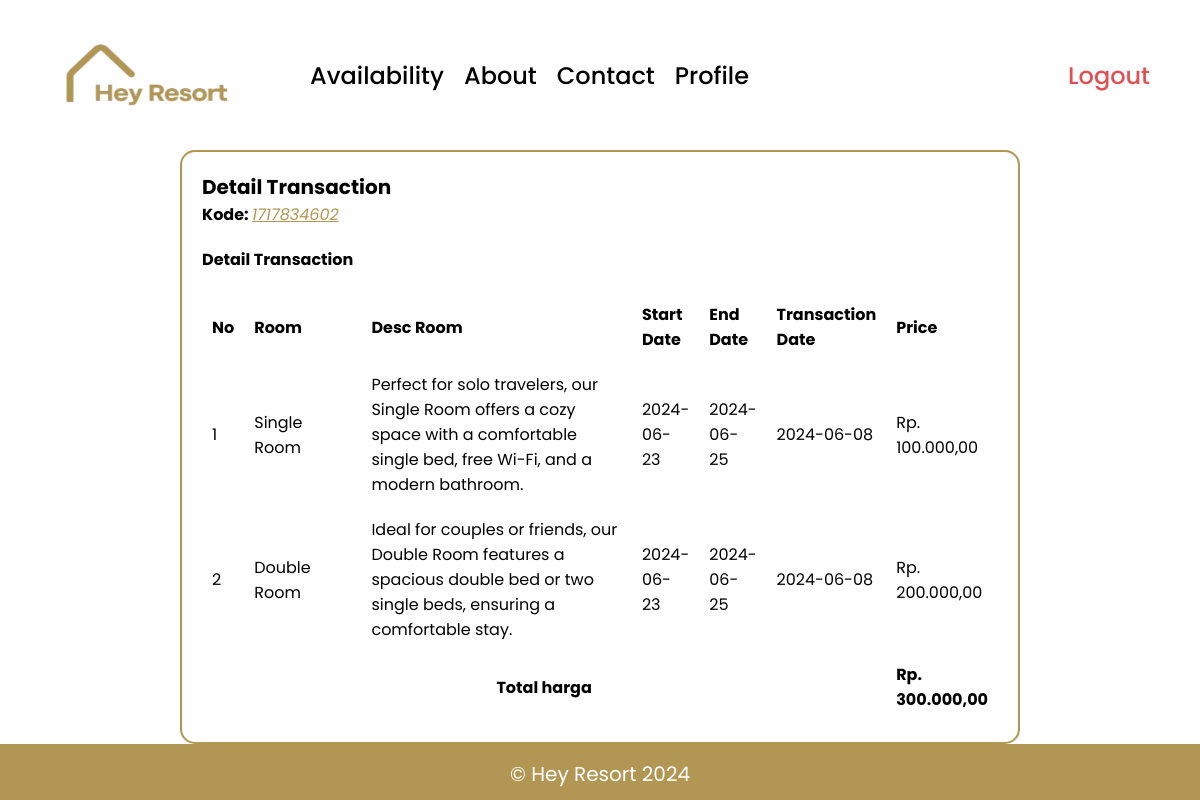
Screenshot of /src/pages/main_layout.php?page=detail-transaction&transaction_kode=1717834602 (signed in) with the database file from the repository.
### tables this page shows
CREATE TABLE `tbl_transactions` (
  `id_transaction` int NOT NULL,
  `id_room` int NOT NULL,
  `id_user` int NOT NULL,
  `transaction_date` date NOT NULL,
  `price` int NOT NULL,
  `start_date` date NOT NULL,
  `end_date` date NOT NULL,
  `transaction_kode` varchar(100) NOT NULL
);

CREATE TABLE `tbl_rooms` (
  `id_room` int NOT NULL,
  `type_rooms` enum('Single Room','Double Room','Suite','Studio','Deluxe Room','Executive Room') NOT NULL,
  `desk_room` varchar(500) NOT NULL,
  `price` int NOT NULL
);

### src/pages/detail_transaction.php (the view, shortened to what this page needs)
<?php
$kode = $_GET['transaction_kode'];
$kode = intval($kode);
$sql = "SELECT t.id_transaction, t.id_room, t.id_user, t.transaction_date, t.price AS transaction_price, t.start_date, t.end_date, t.transaction_kode, r.type_rooms, r.desk_room, r.price AS room_price,
        (SELECT SUM(t1.price) FROM tbl_transactions t1 WHERE t1.transaction_kode = t.transaction_kode) AS total_price
        FROM tbl_transactions t
        JOIN tbl_rooms r ON t.id_room = r.id_room
        WHERE t.transaction_kode = $kode";
$result = mysqli_query($conn, $sql);
$rows = [];
$total_price = 0;
while ($row = mysqli_fetch_assoc($result)) {
    $rows[] = $row;
    $total_price = $row['total_price'];
}
?>
<div style="width: 100%; height: 100vh; display: flex; justify-content: center; align-items: center;">
    <div style="border: 2px solid #B19753; width: 70%; height: auto; box-sizing: border-box; padding: 20px; border-radius: 15px;">
        <h1 style="font-size: 20px; font-weight: 700; text-transform: capitalize;">Detail Transaction</h1>
        <h1 style="font-size: 16px; font-weight: 700; text-transform: capitalize;">Kode: <span style="font-style: italic; font-weight: 400; text-decoration: underline; color: #B19753;"><?= htmlspecialchars($kode) ?></span></h1>
        <div>
            <h1 style="font-size: 16px; font-weight: 700; text-transform: capitalize; padding: 20px 0px;">Detail Transaction</h1>
            <table style="width: 100%; border-collapse: collapse;">
                <thead style="text-align: left;">
                    <tr>
                        <th style="padding: 10px; width: 5%;">No</th>
                        <th style="padding: 10px; width: 15%;">Room</th>
                        <th style="padding: 10px; width: 35%;">Desc Room</th>
                        <th style="padding: 10px;">Start Date</th>
                        <th style="padding: 10px;">End Date</th>
                        <th style="padding: 10px;">Transaction Date</th>
                        <th style="padding: 10px;">Price</th>
                    </tr>
                </thead>
                <tbody style="text-align: left;">
                    <?php
                    $index = 1;
                    foreach ($rows as $row) : ?>
                        <tr>
                            <td style="padding: 10px;"><?= $index++ ?></td>
                            <td style="padding: 10px;"><?= htmlspecialchars($row['type_rooms']) ?></td>
                            <td style="padding: 10px;"><?= htmlspecialchars($row['desk_room']) ?></td>
                            <td style="padding: 10px;"><?= htmlspecialchars($row['start_date']) ?></td>
                            <td style="padding: 10px;"><?= htmlspecialchars($row['end_date']) ?></td>
                            <td style="padding: 10px;"><?= htmlspecialchars($row['transaction_date']) ?></td>
                            <td style="padding: 10px;">Rp. <?= number_format($row["transaction_price"], 2, ',', '.') ?></td>
                        </tr>
                    <?php endforeach; ?>
                    <tr>
                        <td style="padding: 10px; font-weight: 700; text-align: center;" colspan="6">Total harga</td>
                        <td style="padding: 10px; font-weight: 700;">Rp. <?= number_format($total_price, 2, ',', '.') ?></td>
                    </tr>
                </tbody>
            </table>
        </div>
    </div>
</div>

### src/components/header.php (shortened to what this page needs)
<?php
if (isset($_SESSION['username']) && isset($_SESSION['id_user']) && isset($_SESSION['isLogin']) && $_SESSION['isLogin'] === true) {
    $id_user = $_SESSION['id_user'];
    $isLogin = true;
} else {
    $isLogin = false;
}
?>
<!DOCTYPE html>
<html lang="en">
<head>
    <link rel="stylesheet" href="../../asset/css/form_sign.css">
    <link rel="stylesheet" href="../../asset/css/sign.css">
    <link rel="stylesheet" href="../../asset/css/main.css">
    <link rel="stylesheet" href="../../asset/css/navbar.css">
    <link rel="stylesheet" href="../../asset/css/banner_login.css">
    <link rel="stylesheet" href="../../asset/css/hero.css">
    <link rel="stylesheet" href="../../asset/css/content.css">
    <link rel="stylesheet" href="../../asset/css/footer.css">
    <link rel="stylesheet" href="../../asset/css/about.css">
    <link rel="stylesheet" href="../../asset/css/contact.css">
    <link rel="stylesheet" href="../../asset/css/transaction.css">
    <link rel="stylesheet" href="../../asset/css/form_profile.css">
</head>
<body>
    <div class="main">

### src/components/navbar.php (shortened to what this page needs)
<?php
@$page = $_GET['page'];
if ($page != 'sign-up' && $page != 'sign-in') {
?>
    <nav>
        <div class="logo-menu">
            <a href=""><img src="../../asset/img/logo.png" alt="logo" class="logo"></a>
            <div class="menu">
                <a href="../pages/main_layout.php?page=availability" class="default-menu <?= $page == 'availability' ? 'menu-actived' : '' ?>">Availability</a>
                <a href="../pages/main_layout.php?page=about" class="default-menu <?= $page == 'about' ? 'menu-actived' : '' ?>">About</a>
                <a href="../pages/main_layout.php?page=contact" class="default-menu <?= $page == 'contact' ? 'menu-actived' : '' ?>">Contact</a>
                <?php if (isset($isLogin) && $isLogin !== false) : ?>
                    <a href="../pages/main_layout.php?page=profile&id_user=<?= $id_user ?>" class="default-menu <?= $page == 'profile' ? 'menu-actived' : '' ?>">Profile</a>
                <?php endif; ?>
            </div>
        </div>
        <?php
        if ($isLogin) { ?>
            <a class="logout" onclick="confirmLogout()">Logout</a>
        <?php } else { ?>
            <a href="../pages/main_layout.php?page=sign-in" style="text-decoration: none;font-size: 24px;font-weight: 500; color: #B19753;">login</a>
        <?php } ?>
    </nav>
<?php } ?>

### src/pages/main_layout.php (shortened to what this page needs)
<?php include "../components/header.php"; ?>
<?php include "../components/navbar.php"; ?>
<?php
@$page = $_GET['page'];
if (!empty($page)) {
    switch ($page) {
        case 'detail-transaction':
            if (isset($_SESSION['isLogin']) && $_SESSION['isLogin'] === true) {
                include './detail_transaction.php';
            } else {
                echo "<script>alert('Anda belum melakukan Login, silahkan login terlebih dahulu !!'); window.location.href='./main_layout.php?page=sign-in';</script>";
                exit();
            }
            break;
    }
} else {
    include './availability.php';
}
?>
<?php
if ($page != 'sign-up' && $page != 'sign-in') {
    include "../components/footer.php";
} else {
    '';
}
?>

### src/components/footer.php
<div class="footer">
        <p>© Hey Resort 2024</p>
</div>
</div>
</body>
</html>

### asset/css/main.css (style rules this page uses)
* { margin: 0; padding: 0; font-family: "Poppins", sans-serif; }
html { scroll-behavior: smooth; }
body { width: 100%; }
.main { box-sizing: border-box; display: flex; width: 100%; height: 100vh; background-color: #fff; flex-direction: column; position: relative; }

### asset/css/navbar.css (style rules this page uses)
nav { box-sizing: border-box; width: 100%; height: 150px; display: flex; align-items: center; justify-content: space-between; padding-left: 50px; padding-right: 50px; border-bottom: 2px; z-index: 99; border-color: #C0C0C0; }
.logo-menu { height: 150px; display: flex; align-items: center; gap: 70px; }
.logo { width: 190px; height: 76px; }
.menu { display: flex; gap: 20px; }
.default-menu { text-decoration: none; font-size: 24px; color: black; font-weight: 500; transition: color 0.3s ease-in-out, font-weight 0.3s ease-in-out; }
.logout { text-decoration: none; font-size: 24px; font-weight: 500; color: #E15050; cursor: pointer; }

### asset/css/footer.css (style rules this page uses)
.footer { box-sizing: border-box; width: 100%; padding: 15px; background-color: #B19753; display: flex; justify-content: center; align-items: center; }
.footer p { font-size: 20px; font-weight: 400; color: #fff; }

### rows the page displays
tbl_transactions: id_room.type_rooms "Single Room", id_room.desk_room "Perfect for solo travelers, our Single Room offers a cozy space with a comfortable single bed, free Wi-Fi, and a modern bathroom.", start_date "2024-06-23", end_date "2024-06-25", transaction_date "2024-06-08", price "100.000,00"
tbl_transactions: id_room.type_rooms "Double Room", id_room.desk_room "Ideal for couples or friends, our Double Room features a spacious double bed or two single beds, ensuring a comfortable stay.", start_date "2024-06-23", end_date "2024-06-25", transaction_date "2024-06-08", price "200.000,00"

### other values shown
$kode "1717834602"
$total_price "300.000,00"
